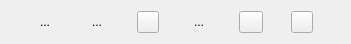
  <widget class="QWidget" name="layoutWidget">
   <property name="geometry">
    <rect>
     <x>400</x>
     <y>250</y>
     <width>351</width>
     <height>33</height>
    </rect>
   </property>
   <property name="styleSheet">
    <string>
border-color: rgb(112, 150, 200);</string>
   </property>
   <layout class="QHBoxLayout" name="horizontalLayout">
    <item>
     <widget class="QToolButton" name="saveToolBtn_2">
      <property name="toolTip">
       <string>保存聊天记录</string>
      </property>
      <property name="styleSheet">
       <string>
border-color: rgb(112, 150, 200);</string>
      </property>
      <property name="text">
       <string>...</string>
      </property>
      <property name="icon">
       <iconset resource="images.qrc">
        <normaloff>:/images/save.png</normaloff>:/images/save.png</iconset>
      </property>
      <property name="iconSize">
       <size>
        <width>22</width>
        <height>22</height>
       </size>
      </property>
      <property name="checkable">
       <bool>false</bool>
      </property>
      <property name="autoRaise">
       <bool>true</bool>
      </property>
     </widget>
    </item>
    <item>
     <widget class="QToolButton" name="sendToolBtn_2">
      <property name="toolTip">
       <string>传输文件</string>
      </property>
      <property name="styleSheet">
       <string>
border-color: rgb(112, 150, 200);</string>
      </property>
      <property name="text">
       <string>...</string>
      </property>
      <property name="icon">
       <iconset resource="images.qrc">
        <normaloff>:/images/send.png</normaloff>:/images/send.png</iconset>
      </property>
      <property name="iconSize">
       <size>
        <width>22</width>
        <height>22</height>
       </size>
      </property>
      <property name="checkable">
       <bool>false</bool>
      </property>
      <property name="autoRaise">
       <bool>true</bool>
      </property>
     </widget>
    </item>
    <item>
     <widget class="QPushButton" name="pushButton_2">
      <property name="maximumSize">
       <size>
        <width>22</width>
        <height>16777215</height>
       </size>
      </property>
      <property name="styleSheet">
       <string>
border-color: rgb(112, 150, 200);</string>
      </property>
      <property name="text">
       <string/>
      </property>
      <property name="icon">
       <iconset resource="images.qrc">
        <normaloff>:/images/voice.png</normaloff>:/images/voice.png</iconset>
      </property>
      <property name="iconSize">
       <size>
        <width>22</width>
        <height>22</height>
       </size>
      </property>
     </widget>
    </item>
    <item>
     <widget class="QToolButton" name="clearToolBtn_2">
      <property name="toolTip">
       <string>清空聊天记录</string>
      </property>
      <property name="styleSheet">
       <string>
border-color: rgb(112, 150, 200);</string>
      </property>
      <property name="text">
       <string>...</string>
      </property>
      <property name="icon">
       <iconset resource="images.qrc">
        <normaloff>:/images/clear.png</normaloff>:/images/clear.png</iconset>
      </property>
      <property name="iconSize">
       <size>
        <width>22</width>
        <height>22</height>
       </size>
      </property>
      <property name="checkable">
       <bool>false</bool>
      </property>
      <property name="autoRaise">
       <bool>true</bool>
      </property>
     </widget>
    </item>
    <item>
     <widget class="QPushButton" name="pushButton">
      <property name="maximumSize">
       <size>
        <width>24</width>
        <height>24</height>
       </size>
      </property>
      <property name="styleSheet">
       <string>
border-color: rgb(112, 150, 200);</string>
      </property>
      <property name="text">
       <string/>
      </property>
      <property name="icon">
       <iconset resource="images.qrc">
        <normaloff>:/images/scissors_23.434554973822px_1200891_easyicon.net.png</normaloff>:/images/scissors_23.434554973822px_1200891_easyicon.net.png</iconset>
      </property>
      <property name="iconSize">
       <size>
        <width>22</width>
        <height>22</height>
       </size>
      </property>
     </widget>
    </item>
    <item>
     <widget class="QPushButton" name="pushButton_4">
      <property name="maximumSize">
       <size>
        <width>22</width>
        <height>22</height>
       </size>
      </property>
      <property name="styleSheet">
       <string>
border-color: rgb(112, 150, 200);</string>
      </property>
      <property name="text">
       <string/>
      </property>
      <property name="icon">
       <iconset resource="images.qrc">
        <normaloff>:/images/camera.png</normaloff>:/images/camera.png</iconset>
      </property>
      <property name="iconSize">
       <size>
        <width>22</width>
        <height>22</height>
       </size>
      </property>
     </widget>
    </item>
   </layout>
  </widget>
